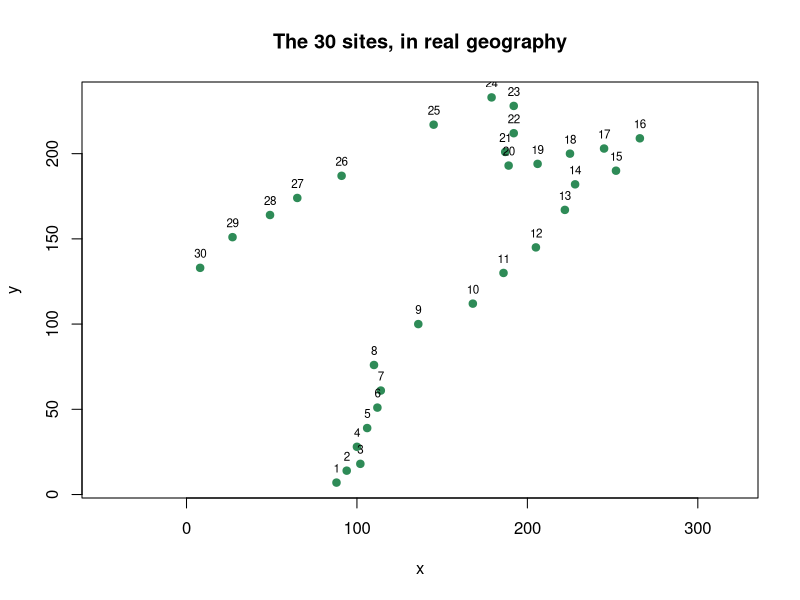
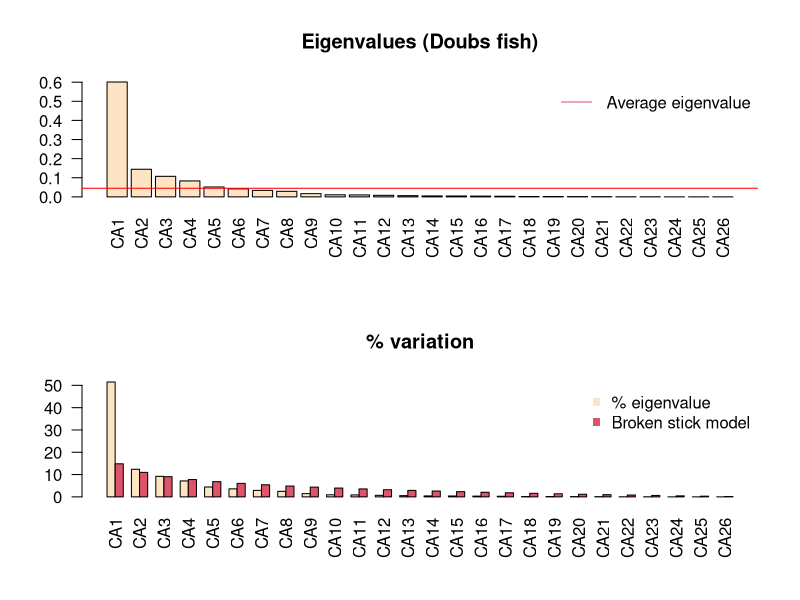
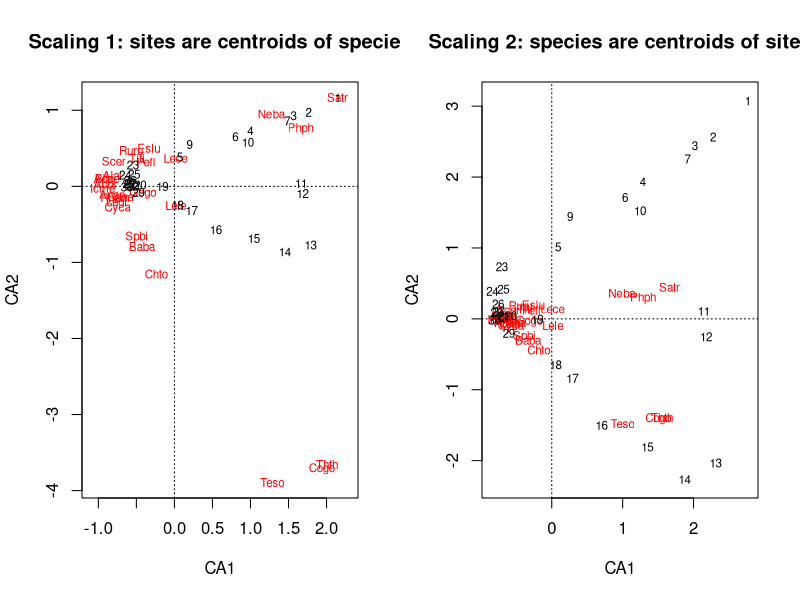
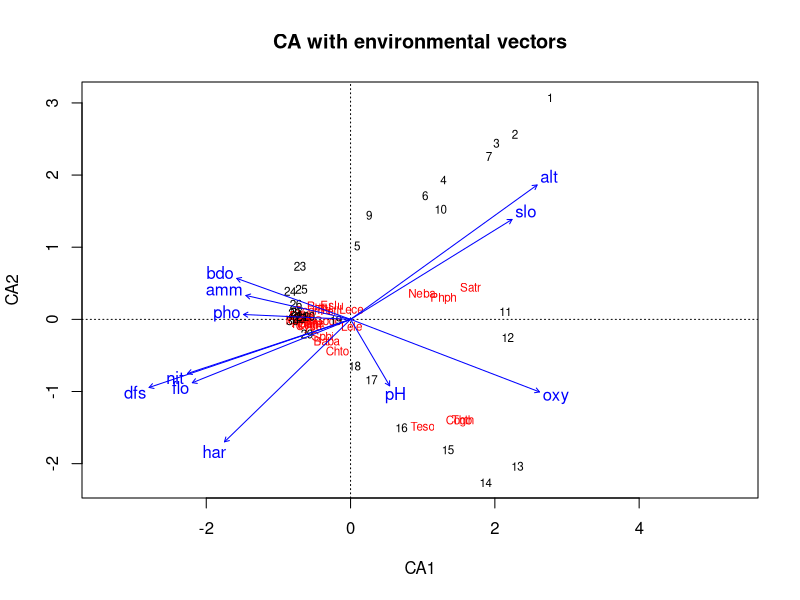
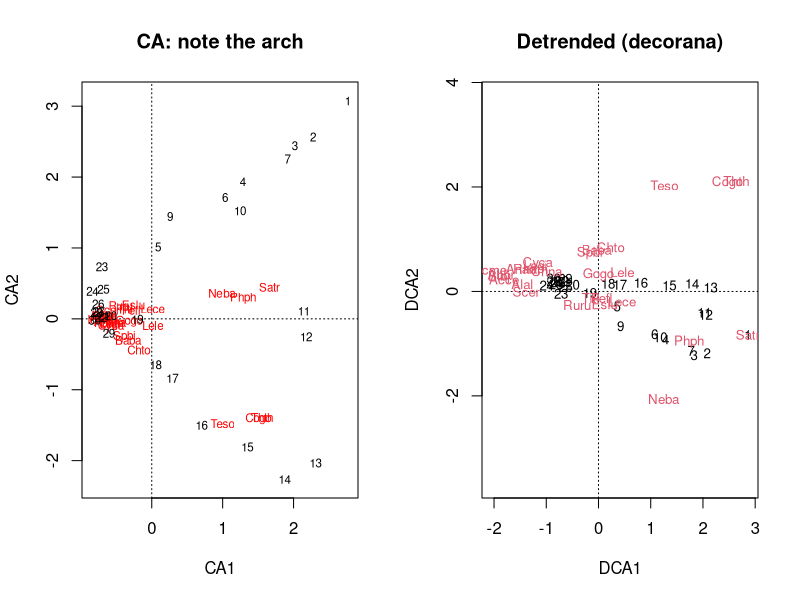
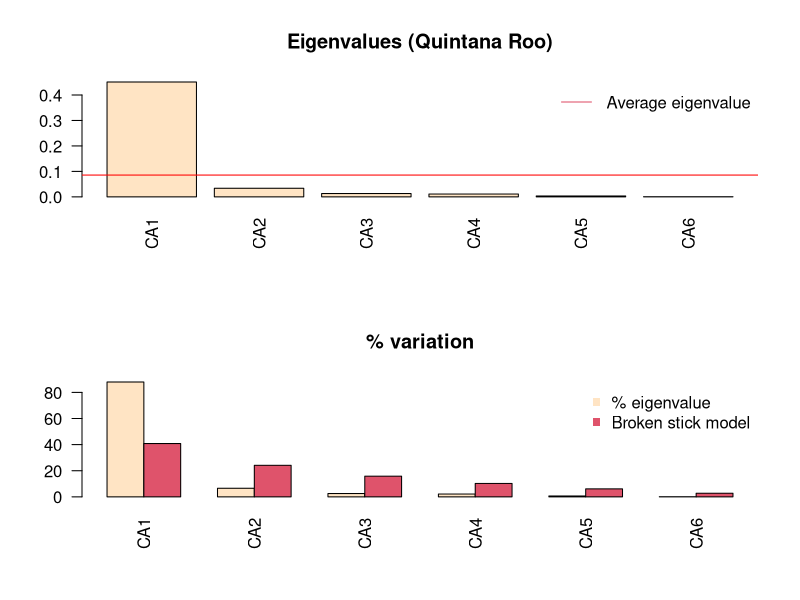
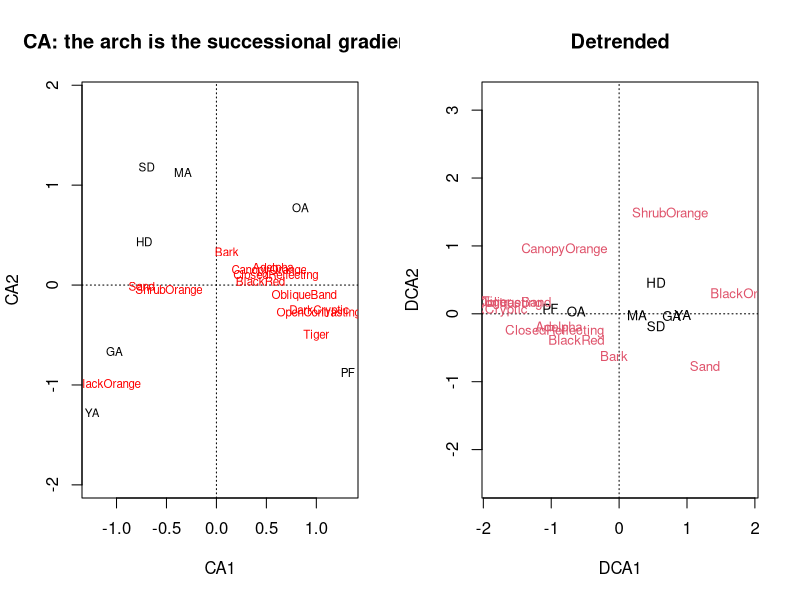

The R script that drew these images, in order:
## ============================================================================
##  MS_LJMR :: 08_CorrespondenceAnalysis.R — Correspondence Analysis (CA)
##
##  Original authors: Laura Jiménez & Jorge Soberón
##                    (BIOL 943 Multivariate Methods, University of Kansas)
##  Revised for the MS_LJMR edition by: Luis J. Madrigal-Roca
##
##  Revised from 14_CorrespondaceAnalysis.R. Uses frozen Doubs fish counts.
## ============================================================================

##  PLAIN CLASSROOM EDITION
##  Generated from R/08_CorrespondenceAnalysis.R by scripts/make_class_src.py --
##  edit R/08_CorrespondenceAnalysis.R and regenerate; changes made here will be overwritten.
## ============================================================================

# R packages required
#install.packages("vegan")
#install.packages("ade4")
library(vegan)
library(ade4)

# Working directory
#   Point this at the folder that holds this session's data. Every file
#   name below is resolved relative to it, so the script and its data have
#   to travel together -- or at least stay in step.
#
#   This session reads: ButterfliesQRoo2.csv
setwd("YOUR/DIRECTORY")

# Built-in data sets used below
data(doubs)          # the Verneaux river-fish tables

## ============================================================================
##  1. WHY A DIFFERENT DISTANCE
## ============================================================================
##  Correspondence analysis is PCA adapted to COUNTS -- non-negative integers,
##  which are not normally distributed and have no meaningful zero-centred
##  ellipse. It has been called reciprocal averaging and dual scaling; the
##  mathematics is the same in every case.
##
##  The appropriate distance is chi-square, not Euclidean. CA eigen-decomposes
##  the chi-square distances between ROWS (sites), and the same eigenvalues
##  scale to the chi-square distances between COLUMNS (species). So CA is an
##  R-mode and a Q-mode analysis at once -- which follows from the fact, from
##  session 01, that XX' and X'X share their non-zero eigenvalues.
##
##  Data: Verneaux (1973) -- 27 fish species, 11 environmental variables and
##  coordinates for 30 sites along the Doubs river in the Jura.

## doubs carries several tables; these are the three this session uses.
## (ade4's object also has a `species` table of Latin names.)
cat("fish table:", nrow(doubs$fish), "sites x", ncol(doubs$fish), "species\n")
cat("env  table:", nrow(doubs$env),  "sites x", ncol(doubs$env),  "variables\n")
print(head(doubs$fish[, 1:8]))
print(head(doubs$env))

## ---- the sites are a river, so they are spatially ordered -------------------
if (!is.null(doubs$xy)) {
  par(mfrow = c(1, 1))
  plot(doubs$xy, pch = 19, col = "seagreen", asp = 1,
       main = "The 30 sites, in real geography")
  text(doubs$xy, labels = seq_len(nrow(doubs$xy)), pos = 3, cex = .7)

  cat("\nThe sites trace the river downstream -- so spatial covariance is not a",
      "hypothesis, it is a certainty.\n")
}

## CA cannot handle an all-zero row or column
cat("\nempty sites:",   paste(which(rowSums(doubs$fish) == 0), collapse = ", "), "\n")
cat("empty species:", paste(which(colSums(doubs$fish) == 0), collapse = ", "), "\n")
keep <- rowSums(doubs$fish) > 0
fish <- doubs$fish[keep, colSums(doubs$fish[keep, ]) > 0]
env  <- doubs$env[keep, ]
cat("after removing empty rows:", nrow(fish), "sites x", ncol(fish), "species\n")

## ============================================================================
##  2. RUNNING IT, AND THE TWO SCALINGS
## ============================================================================
##  vegan::cca() with a single table is a CA. Results can be presented two ways:
##
##  scaling = 1 (by sites)   chi-square distance is preserved among SITES.
##      Sites near each other have similar relative species composition; a site
##      near a species probably has a high proportion of it.
##  scaling = 2 (by species) chi-square distance is preserved among SPECIES.
##      Species near each other occur at similar relative frequencies; a species
##      near a site is probably frequent there.
##
##  The scaling changes the eigenVECTORS, never the eigenVALUES.
f.ca <- vegan::cca(fish)
print(summary(f.ca))                 # default scaling 2
print(summary(f.ca, scaling = 1))

ev <- f.ca$CA$eig
cat("\neigenvalues (identical under either scaling):\n"); print(round(ev, 4))
cat("total inertia:", round(sum(ev), 4), "\n")
cat("In CA an eigenvalue above 0.6 signals a very strong gradient.\n")

## ---- how many axes? Kaiser and broken stick --------------------------------
##  evplot() is Francois Gillet's function from Numerical Ecology in R. The
##  original session source()d it from a local RCode folder; it is defined here
##  so the script has no external file to find.
evplot <- function(ev, main = "") {
  n   <- length(ev)
  bsm <- data.frame(j = seq_len(n), p = 0)
  bsm$p[1] <- 1 / n
  for (i in 2:n) bsm$p[i] <- bsm$p[i - 1] + (1 / (n + 1 - i))
  bsm$p <- 100 * bsm$p / n
  par(mfrow = c(2, 1))
  barplot(ev, main = paste("Eigenvalues", main), col = "bisque", las = 2)
  abline(h = mean(ev), col = "red")
  legend("topright", "Average eigenvalue", lwd = 1, col = 2, bty = "n")
  barplot(t(cbind(100 * ev / sum(ev), bsm$p[n:1])), beside = TRUE,
          main = "% variation", col = c("bisque", 2), las = 2)
  legend("topright", c("% eigenvalue", "Broken stick model"),
         pch = 15, col = c("bisque", 2), bty = "n")
}
par(mfrow = c(1, 1))
evplot(ev, "(Doubs fish)")

## ============================================================================
##  3. THE BIPLOTS
## ============================================================================
# Wide figure: widen the Plot pane, or open a sized device first --
#   dev.new(width = 12, height = 6)
op <- par(mfrow = c(1, 2))
plot(f.ca, scaling = 1, main = "Scaling 1: sites are centroids of species")
plot(f.ca, scaling = 2, main = "Scaling 2: species are centroids of sites")
par(op)

##  Axis 1 separates sites 19-30, the downstream ones, and most species sit near
##  them -- they are frequent there. Axis 2 picks out intermediate sites and the
##  species characteristic of them. Interpretation needs care: by construction
##  the site scores and species scores maximise their correlation, so proximity
##  on the plot is a statement about relative frequency, not abundance.

## ---- overlaying the environment --------------------------------------------
##  envfit() regresses each environmental variable on the ordination axes and
##  tests it by permutation, which turns "the axis looks like a gradient" into
##  a number.
set.seed(1998)
spe.ca.env <- vegan::envfit(f.ca, env, permutations = 999)
print(spe.ca.env)

par(mfrow = c(1, 1))
plot(f.ca, scaling = 2, main = "CA with environmental vectors")
plot(spe.ca.env)

## ============================================================================
##  4. THE ARCH EFFECT, AND DETRENDING
## ============================================================================
##  A single strong gradient makes CA fold the second axis into a horseshoe --
##  the arch effect. It is an artefact of the method, not structure in the data.
##  Detrended correspondence analysis (decorana) removes it by flattening the
##  second axis in segments.
f.dca <- vegan::decorana(fish)
print(f.dca)

# Wide figure: widen the Plot pane, or open a sized device first --
#   dev.new(width = 12, height = 6)
op <- par(mfrow = c(1, 2))
plot(f.ca,  main = "CA: note the arch")
plot(f.dca, main = "Detrended (decorana)")
par(op)

## ============================================================================
##  5. THE SAME ANALYSIS ON THE BUTTERFLIES
## ============================================================================
##  Sites x wing patterns, from session 04. Here the gradient is succession, and
##  the arch is almost entirely a consequence of it.
qroo3 <- read.csv("ButterfliesQRoo2.csv", stringsAsFactors = TRUE)
sites <- c("HD", "SD", "GA", "YA", "MA", "OA", "PF")
qroo2 <- aggregate(qroo3[, sites], by = list(Pattern = qroo3$Pattern), FUN = sum)
qroo  <- as.matrix(t(qroo2[, -1]))
colnames(qroo) <- as.character(qroo2$Pattern)
qroo  <- qroo[rowSums(qroo) > 0, colSums(qroo) > 0]
cat("\nbutterfly table:", nrow(qroo), "sites x", ncol(qroo), "patterns\n")

qr.ca  <- vegan::cca(qroo)
qr.dca <- vegan::decorana(qroo)
par(mfrow = c(1, 1))
evplot(qr.ca$CA$eig, "(Quintana Roo)")

# Wide figure: widen the Plot pane, or open a sized device first --
#   dev.new(width = 12, height = 6)
op <- par(mfrow = c(1, 2))
plot(qr.ca,  main = "CA: the arch is the successional gradient")
plot(qr.dca, main = "Detrended")
par(op)

cat("\n[08_CorrespondenceAnalysis] CA is PCA under chi-square distance, it",
    "ordinates rows and columns simultaneously, and its arch is an artefact",
    "of a dominant gradient rather than a second gradient.\n")
